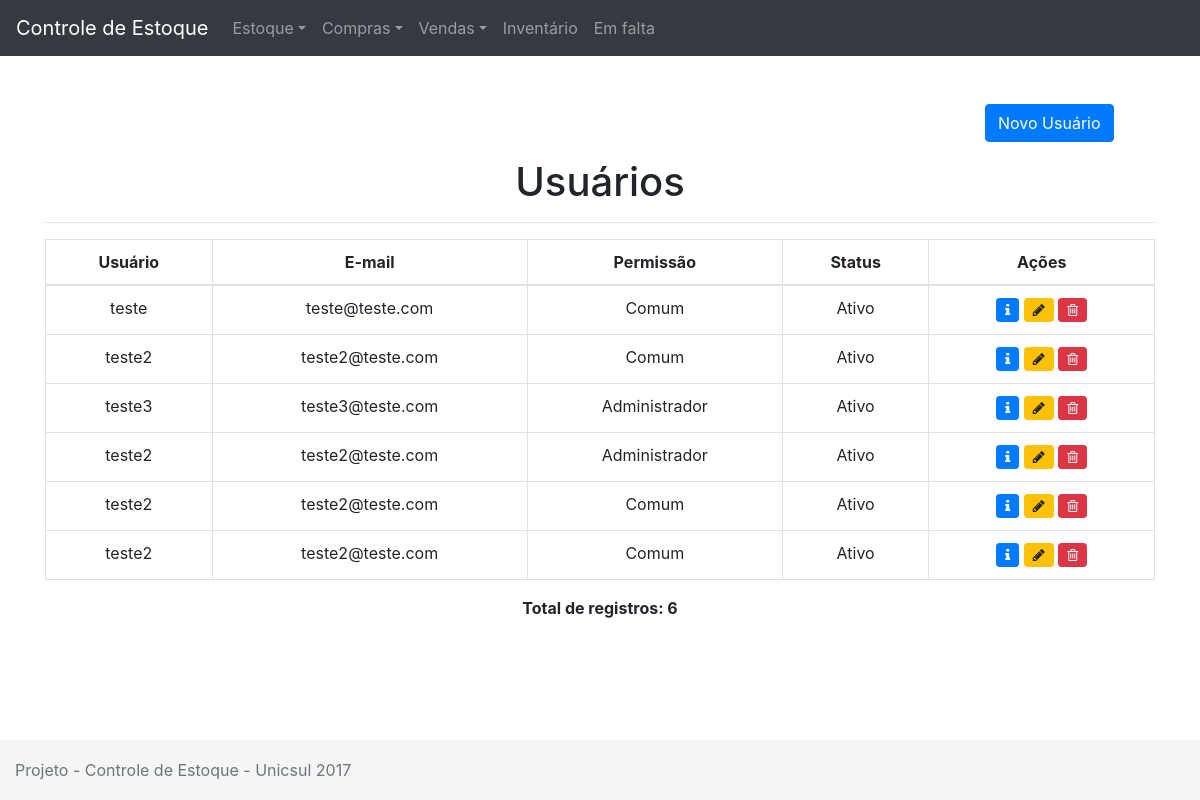
/index.php/usuarios/listarusuarios, run on an earlier commit of the app's database.
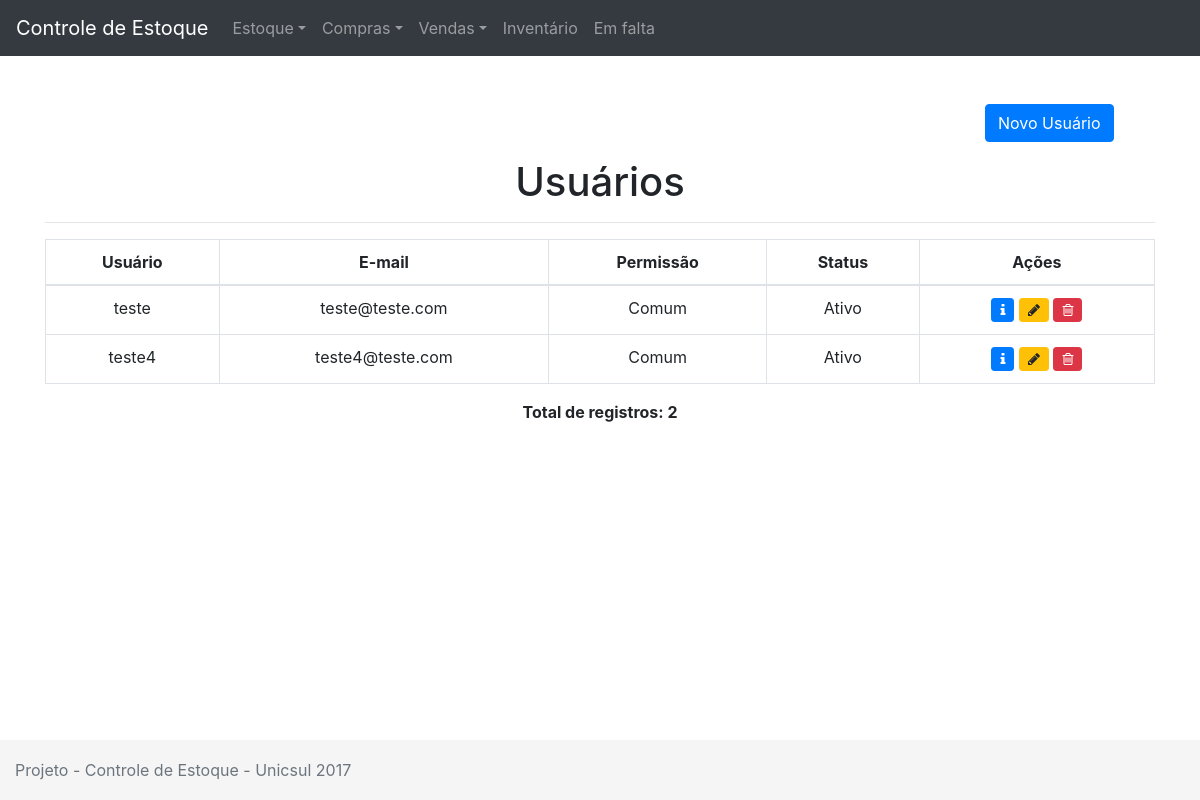
And on a later commit of the database.
### tables this page shows
CREATE TABLE `usuarios` (
  `id` int(11) NOT NULL,
  `nome` varchar(255) NOT NULL,
  `usuario` varchar(255) NOT NULL,
  `senha` varchar(255) NOT NULL,
  `email` varchar(255) NOT NULL,
  `permissao` int(11) NOT NULL,
  `status` int(11) NOT NULL,
  `criado` datetime NOT NULL DEFAULT CURRENT_TIMESTAMP,
  `modificado` datetime DEFAULT NULL
);

### application/controllers/Usuarios.php (called while the page is built, shortened)
<?php
class Usuarios extends CI_Controller
{
	public function listarusuarios()
	{
		$this->load->view('menu');
		$this->load->model('usuarios_model', 'usuarios');
		$data['usuarios'] = $this->usuarios->getUsuarios();
		$this->load->view('listarusuarios', $data);
		$this->load->view('rodape');
	}
}

### index.php (called while the page is built, shortened)
<?php
require_once BASEPATH.'core/CodeIgniter.php';

### application/models/Usuarios_model.php (called while the page is built, shortened)
<?php
class Usuarios_model extends CI_Model
{
	public function getUsuarios()
	{
		$query = $this->db->get('usuarios');
		return $query->result();
	}
}

### application/views/listarusuarios.php (the view, shortened to what this page needs)
<br>
<div class="container">
	<br>
	<p class="col-md-2 ml-md-auto">
		<a class="btn btn-primary" data-toggle="collapse" href="#testeCollapse" aria-expanded="false" aria-controls="testeCollapse">Novo Usuário</a>
	</p>
	<h1 class='text-center'>Usuários</h1>
	<hr>
	<table class="table table-bordered">
		<thead class="table-inverse">
			<tr>
				<td class='text-center'><b>Usuário</b></td>
				<td class='text-center'><b>E-mail</b></td>
				<td class='text-center'><b>Permissão</b></td>
				<td class='text-center'><b>Status</b></td>
				<td class='text-center'><b>Ações</b></td>
			</tr>
		</thead>
		<tbody>
			<?php
			$contador = 0;
			foreach ($usuarios as $usuario): ?>
			<tr>
				<td class='text-center'><?=$usuario->nome;?></td>
				<td class='text-center'><?=$usuario->email;?></td>
				<?php
				if($usuario->permissao == 10):
					echo "<td class='text-center'>Administrador</td>";
				endif;
				if($usuario->permissao == 20):
					echo "<td class='text-center'>Comum</td>";
				endif;
				if($usuario->status == 1):
					echo "<td class='text-center'>Ativo</td>";
				endif;
				?>
				<td class='text-center'>
				<a class="btn btn-sm btn-primary" href="<?=base_url('/usuarios/info/' . $usuario->id)?>"><i class="fa fa-info" aria-hidden="true"></i></a>
				<a class="btn btn-sm btn-warning" href="<?=base_url('/usuarios/editar/' . $usuario->id)?>"><i class="fa fa-pencil" aria-hidden="true"></i></a>
				<a class="btn btn-sm btn-danger" href="<?=base_url('/usuarios/apagar/' . $usuario->id)?>"><i class="fa fa-trash-o" aria-hidden="true"></i></a>
				</td>
			</tr>
			<?php $contador++; endforeach;?>
		</tbody>
	</table>
	<p class="text-center"><b>Total de registros: <?=$contador;?></b></p>
</div>

What changed in the data, as far as the page shows it:
removed usuarios: nome "teste3", email "teste3@teste.com", permissao "Administrador", status "Ativo"
removed usuarios: nome "teste2", email "teste2@teste.com", permissao "Administrador", status "Ativo"
removed usuarios: nome "teste2", email "teste2@teste.com", permissao "Comum", status "Ativo"
removed usuarios: nome "teste2", email "teste2@teste.com", permissao "Comum", status "Ativo"
changed usuarios: nome "teste2" → "teste4"; email "teste2@teste.com" → "teste4@teste.com"
Also different on the page:
$contador: "6" → "2"
